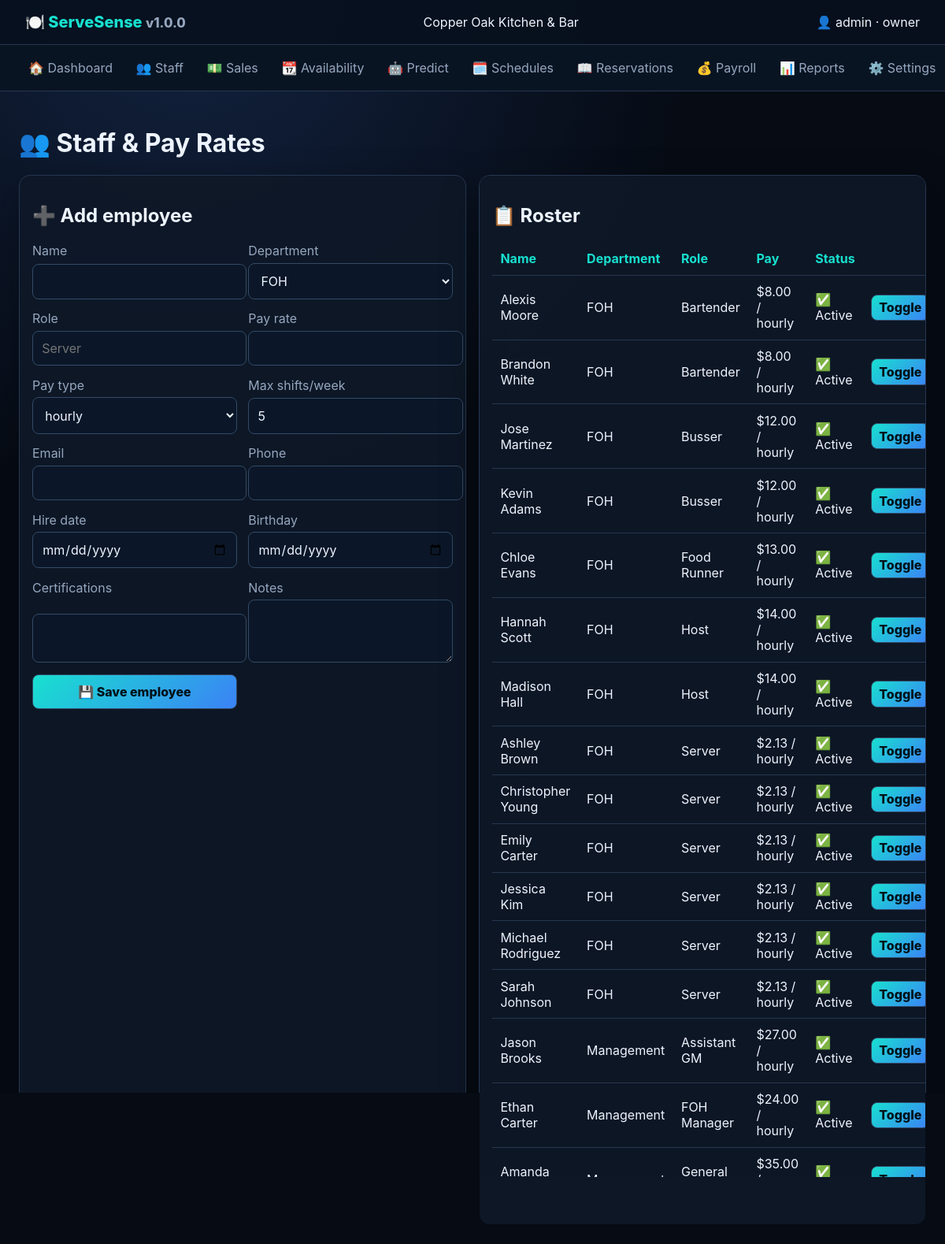
The page /staff (signed in) on the database its author committed.
### tables this page shows
CREATE TABLE settings(key TEXT PRIMARY KEY,value TEXT NOT NULL);

CREATE TABLE users(username TEXT PRIMARY KEY,password_hash TEXT NOT NULL,role TEXT NOT NULL DEFAULT 'admin',active INTEGER NOT NULL DEFAULT 1,created_at TEXT NOT NULL);

CREATE TABLE staff(id INTEGER PRIMARY KEY AUTOINCREMENT,name TEXT NOT NULL UNIQUE,department TEXT NOT NULL,role TEXT NOT NULL,email TEXT DEFAULT '',phone TEXT DEFAULT '',hire_date TEXT DEFAULT '',birthday TEXT DEFAULT '',pay_rate REAL NOT NULL DEFAULT 0,pay_type TEXT NOT NULL DEFAULT 'hourly',max_shifts_week INTEGER NOT NULL DEFAULT 5,active INTEGER NOT NULL DEFAULT 1,certifications TEXT DEFAULT '',notes TEXT DEFAULT '',created_at TEXT NOT NULL);

### app/web.py (the view, shortened to what this page needs)
    @app.route('/staff',methods=['GET','POST'])
    @login_required
    def staff():
        with connect() as c:
            rows=c.execute("SELECT * FROM staff ORDER BY active DESC,department,role,name").fetchall()
        return render_template('staff.html',staff=rows)

### app/web.py (called while the page is built)
def connect():
    c=sqlite3.connect(DB); c.row_factory=sqlite3.Row; c.execute("PRAGMA foreign_keys=ON"); return c

@login_manager.user_loader
def load_user(uid):
    with connect() as c: r=c.execute("SELECT username,role,active FROM users WHERE username=?",(uid,)).fetchone()
    return User(r["username"],r["role"]) if r and r["active"] else None

def setting(c,key,default=''):
    r=c.execute("SELECT value FROM settings WHERE key=?",(key,)).fetchone(); return r[0] if r else default

    @property
    def is_owner(self): return self.role == "owner"

### app/templates/staff.html
{% extends 'base.html' %}{% block content %}<h1>👥 Staff & Pay Rates</h1><div class="grid2"><section class="panel"><h2>➕ Add employee</h2><form method="post" class="formgrid"><label>Name<input name="name" required></label><label>Department<select name="department"><option>FOH</option><option>Management</option></select></label><label>Role<input name="role" placeholder="Server" required></label><label>Pay rate<input name="pay_rate" type="number" step=".01"></label><label>Pay type<select name="pay_type"><option>hourly</option><option>salary</option></select></label><label>Max shifts/week<input name="max_shifts_week" type="number" value="5"></label><label>Email<input name="email" type="email"></label><label>Phone<input name="phone"></label><label>Hire date<input name="hire_date" type="date"></label><label>Birthday<input name="birthday" type="date"></label><label>Certifications<input name="certifications"></label><label>Notes<textarea name="notes"></textarea></label><button>💾 Save employee</button></form></section><section class="panel"><h2>📋 Roster</h2><div class="tablewrap"><table><tr><th>Name</th><th>Department</th><th>Role</th><th>Pay</th><th>Status</th><th></th></tr>{% for s in staff %}<tr><td>{{ s.name }}</td><td>{{ s.department }}</td><td>{{ s.role }}</td><td>${{ '%.2f'|format(s.pay_rate) }} / {{ s.pay_type }}</td><td>{{ '✅ Active' if s.active else '⛔ Inactive' }}</td><td><form method="post" action="{{ url_for('staff_toggle',sid=s.id) }}"><button class="mini">Toggle</button></form></td></tr>{% endfor %}</table></div></section></div>{% endblock %}

### app/templates/base.html (shortened to what this page needs)
<!doctype html><html lang="en"><head><link rel="stylesheet" href="{{ url_for('static',filename='app.css') }}"></head>
<body><header><a class="brand" href="{{ url_for('dashboard') }}">🍽️ ServeSense <small>v{{ app_version }}</small></a><div>{{ restaurant_name }}</div><div>👤 {{ current_user.id }} · {{ current_user.role }}</div></header>
<nav>{% for label,endpoint in [('🏠 Dashboard','dashboard'),('👥 Staff','staff'),('💵 Sales','sales'),('📆 Availability','availability'),('🤖 Predict','predict'),('🗓️ Schedules','schedules'),('📖 Reservations','reservations'),('💰 Payroll','payroll'),('📊 Reports','reports'),('⚙️ Settings','settings')] %}<a href="{{ url_for(endpoint) }}">{{ label }}</a>{% endfor %}</nav>
<main>{% with messages=get_flashed_messages(with_categories=true) %}{% for category,message in messages %}<div class="flash {{ category }}">{{ message }}</div>{% endfor %}{% endwith %}{% block content %}{% endblock %}</main></body></html>

### app/static/app.css (style rules this page uses)
:root { --bg:#060b14;--panel:rgba(15,24,40,.92);--line:#263750;--text:#edf4ff;--muted:#95a7bf;--cyan:#18e0d0;--purple:#8b5cf6;--danger:#fb7185 }
* { box-sizing:border-box }
body { margin:0;background:radial-gradient(circle at 20% 0,#12223f 0,transparent 35%),var(--bg);color:var(--text);font-family:Inter,ui-sans-serif,system-ui,sans-serif }
header { display:flex;gap:2rem;justify-content:space-between;align-items:center;padding:1rem 2rem;background:#07101de8;border-bottom:1px solid var(--line);position:sticky;top:0;z-index:10 }
.brand { font-size:1.25rem;font-weight:800;color:var(--cyan);text-decoration:none }
.brand small { color:var(--muted) }
nav { display:flex;gap:.35rem;align-items:center;overflow:auto;padding:.65rem 1.5rem;background:#091423;border-bottom:1px solid var(--line) }
nav a,.linkbtn { white-space:nowrap;color:var(--muted);padding:.55rem .75rem;text-decoration:none;background:transparent;border:0 }
main { max-width:1500px;margin:auto;padding:1.5rem }
.stats article,.panel,.person { background:var(--panel);border:1px solid var(--line);border-radius:14px;padding:1rem;box-shadow:0 16px 50px #0005 }
.grid2 { display:grid;grid-template-columns:1fr 1fr;gap:1rem;margin-top:1rem }
.panel { overflow:auto }
.formgrid { display:grid;grid-template-columns:repeat(2,minmax(0,1fr));gap:.9rem }
label { display:grid;gap:.35rem;color:var(--muted) }
input,select,textarea,button,.button { font:inherit;border-radius:8px;border:1px solid #334a67;padding:.7rem;background:#0b1728;color:var(--text) }
textarea { min-height:80px }
button,.button { background:linear-gradient(135deg,var(--cyan),#3b82f6);color:#02121a;font-weight:800;cursor:pointer;text-decoration:none;text-align:center }
.mini { padding:.35rem .55rem }
table { width:100%;border-collapse:collapse }
th,td { text-align:left;padding:.65rem;border-bottom:1px solid var(--line) }
th { color:var(--cyan) }

### rows shown on the page
settings: value "Copper Oak Kitchen & Bar"
users: id "admin", role "owner"
staff: name "Alexis Moore", department "FOH", role "Bartender", pay_rate "8.00", pay_type "hourly", active "✅ Active"
staff: name "Brandon White", department "FOH", role "Bartender", pay_rate "8.00", pay_type "hourly", active "✅ Active"
staff: name "Jose Martinez", department "FOH", role "Busser", pay_rate "12.00", pay_type "hourly", active "✅ Active"
staff: name "Kevin Adams", department "FOH", role "Busser", pay_rate "12.00", pay_type "hourly", active "✅ Active"
staff: name "Chloe Evans", department "FOH", role "Food Runner", pay_rate "13.00", pay_type "hourly", active "✅ Active"
staff: name "Hannah Scott", department "FOH", role "Host", pay_rate "14.00", pay_type "hourly", active "✅ Active"
staff: name "Madison Hall", department "FOH", role "Host", pay_rate "14.00", pay_type "hourly", active "✅ Active"
staff: name "Ashley Brown", department "FOH", role "Server", pay_rate "2.13", pay_type "hourly", active "✅ Active"
staff: name "Christopher Young", department "FOH", role "Server", pay_rate "2.13", pay_type "hourly", active "✅ Active"
staff: name "Emily Carter", department "FOH", role "Server", pay_rate "2.13", pay_type "hourly", active "✅ Active"
staff: name "Jessica Kim", department "FOH", role "Server", pay_rate "2.13", pay_type "hourly", active "✅ Active"
staff: name "Michael Rodriguez", department "FOH", role "Server", pay_rate "2.13", pay_type "hourly", active "✅ Active"
staff: name "Sarah Johnson", department "FOH", role "Server", pay_rate "2.13", pay_type "hourly", active "✅ Active"
staff: name "Jason Brooks", department "Management", role "Assistant GM", pay_rate "27.00", pay_type "hourly", active "✅ Active"
staff: name "Ethan Carter", department "Management", role "FOH Manager", pay_rate "24.00", pay_type "hourly", active "✅ Active"
staff: name "Amanda Collins", department "Management", role "General Manager", pay_rate "35.00", active "✅ Active"

### other values the page prints
{{ app_version }} "1.0.0"
{{ label }} "🏠 Dashboard" "👥 Staff" "💵 Sales" "📆 Availability" "🤖 Predict" "🗓️ Schedules" "📖 Reservations" "💰 Payroll" "📊 Reports" "⚙️ Settings"
